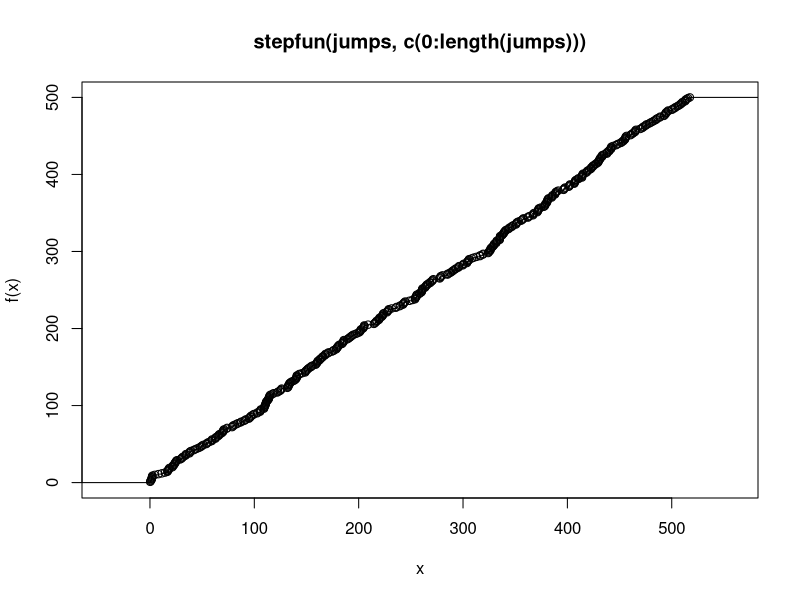
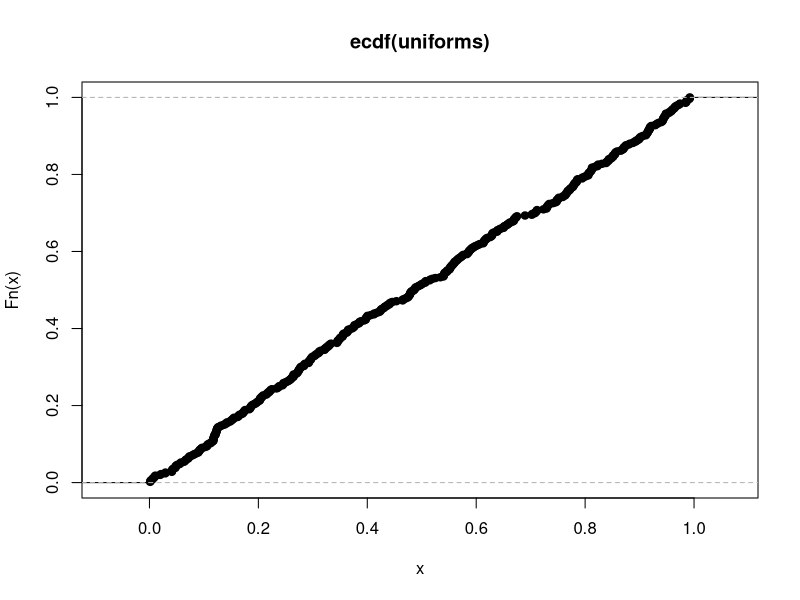
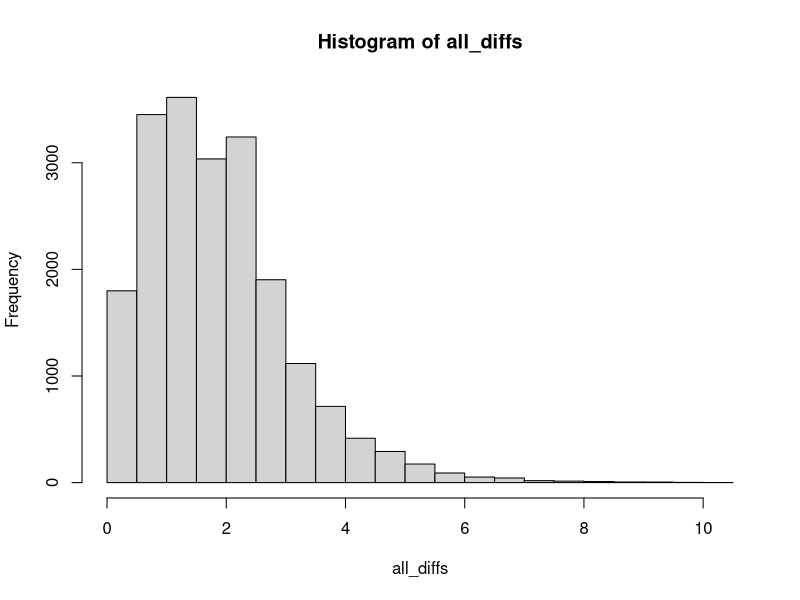
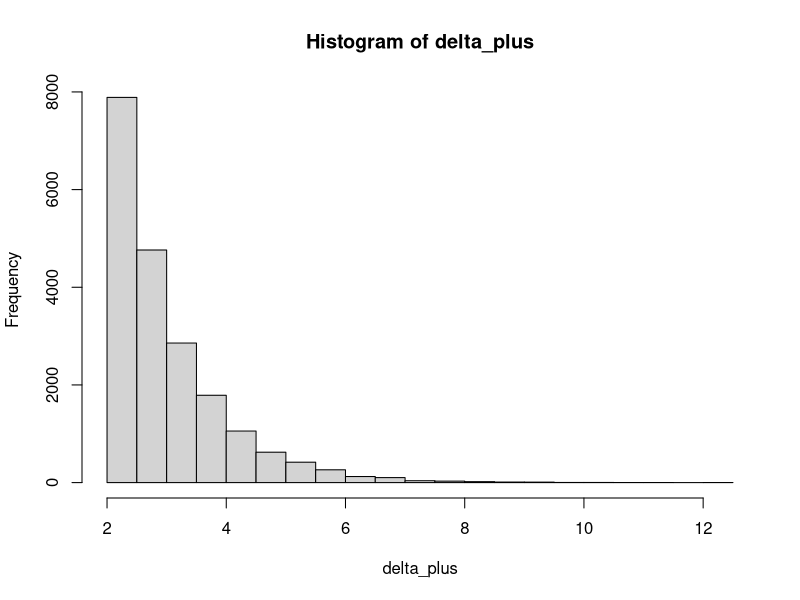
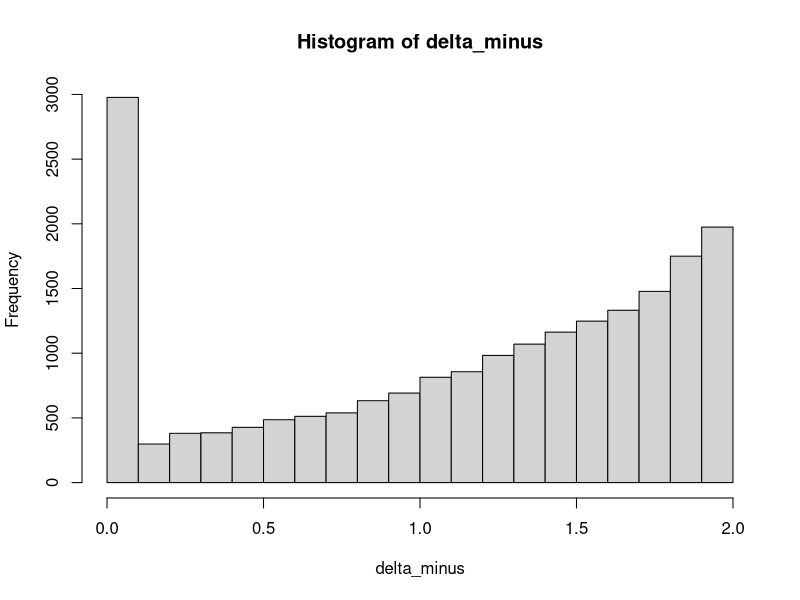
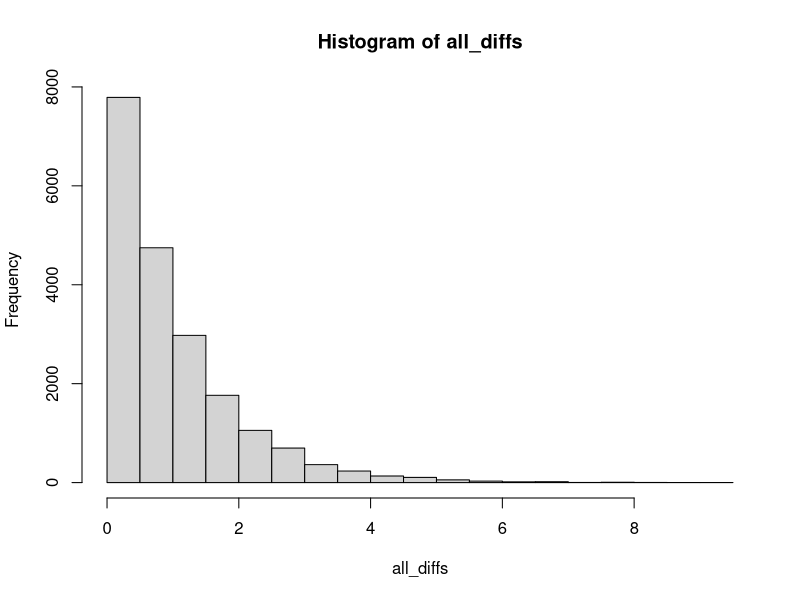
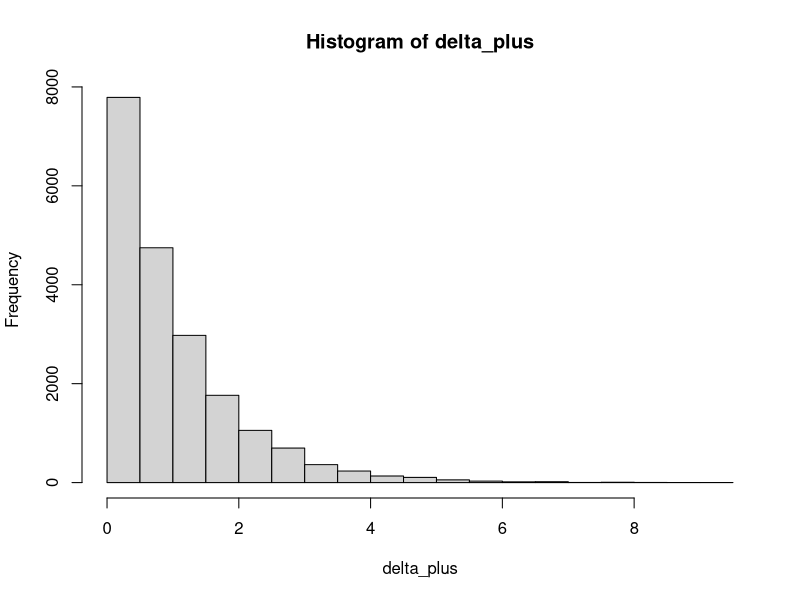
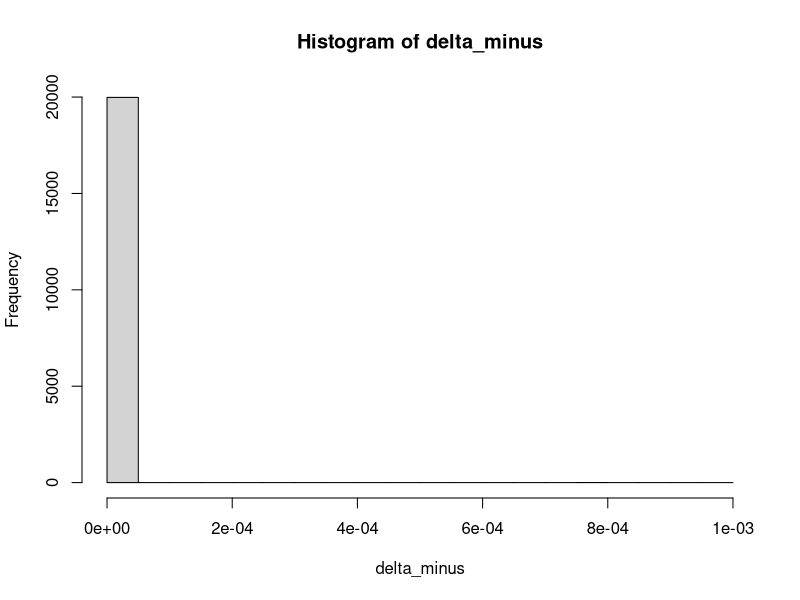

Reproduce these figures in R, in order.
## ---- chunk 1
n <- 500
lambda <- 1

Y <- rexp(n, rate =  lambda)
jumps <- cumsum(Y)


trajectory <- stepfun(jumps, c(0:length(jumps)))

plot(trajectory)
  
## ---- chunk 2
n <- 500

uniforms <- runif(n - 1)
plot(ecdf(uniforms))
## ---- chunk 3
lambda <- 1
t0 <- 2
n_simulations <- 20000
all_diffs <- vector()
delta_plus <- vector()
delta_minus <- vector()

for (i in 1:n_simulations){
  
waiting_time <- 0

while (waiting_time < t0){
Y <- rexp(1, rate =  lambda)

prev_waiting_time <- waiting_time
waiting_time <- waiting_time + Y
}

all_diffs <- c(all_diffs, waiting_time - prev_waiting_time)
delta_plus <- c(delta_plus, waiting_time)
delta_minus <- c(delta_minus, prev_waiting_time)
}

#all_diffs
#neighbors
hist(all_diffs)
hist(delta_plus)
hist(delta_minus)
## ---- chunk 4
lambda <- 1
t0 <- 0.001
n_simulations <- 20000
all_diffs <- vector()
delta_plus <- vector()
delta_minus <- vector()

for (i in 1:n_simulations){
  
waiting_time <- 0

while (waiting_time < t0){
Y <- rexp(1, rate =  lambda)

prev_waiting_time <- waiting_time
waiting_time <- waiting_time + Y
}

all_diffs <- c(all_diffs, waiting_time - prev_waiting_time)
delta_plus <- c(delta_plus, waiting_time)
delta_minus <- c(delta_minus, prev_waiting_time)
}

#all_diffs
#neighbors
hist(all_diffs)
hist(delta_plus)
hist(delta_minus)
## ---- chunk 5
lambda <- 1
t0 <- 200
n_simulations <- 20000
all_diffs <- vector()
delta_plus <- vector()
delta_minus <- vector()

for (i in 1:n_simulations){
  
waiting_time <- 0

while (waiting_time < t0){
Y <- rexp(1, rate =  lambda)

prev_waiting_time <- waiting_time
waiting_time <- waiting_time + Y
}

all_diffs <- c(all_diffs, waiting_time - prev_waiting_time)
delta_plus <- c(delta_plus, waiting_time)
delta_minus <- c(delta_minus, prev_waiting_time)
}

#all_diffs
#neighbors
hist(all_diffs)
hist(delta_plus)
hist(-1*delta_minus)

hist(delta_plus + delta_minus)
